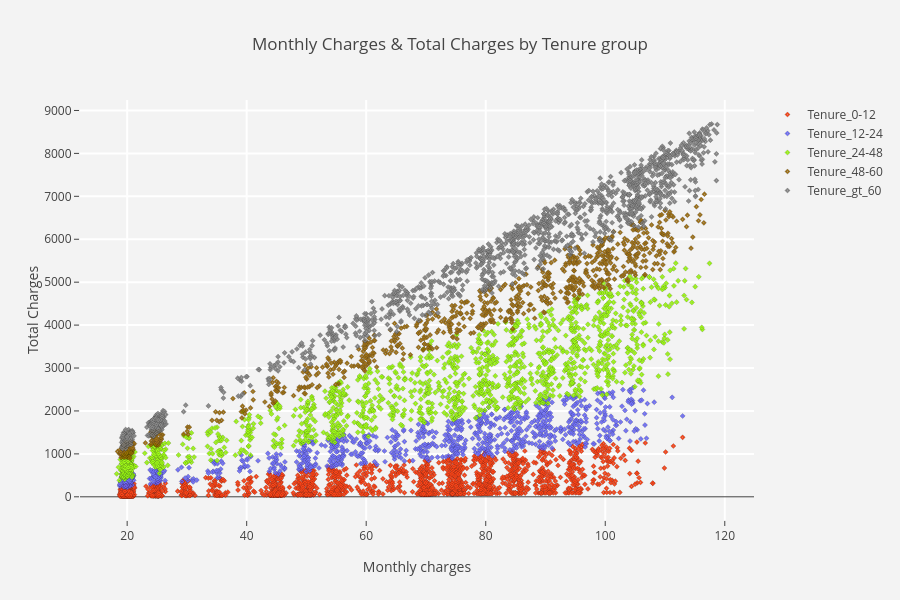
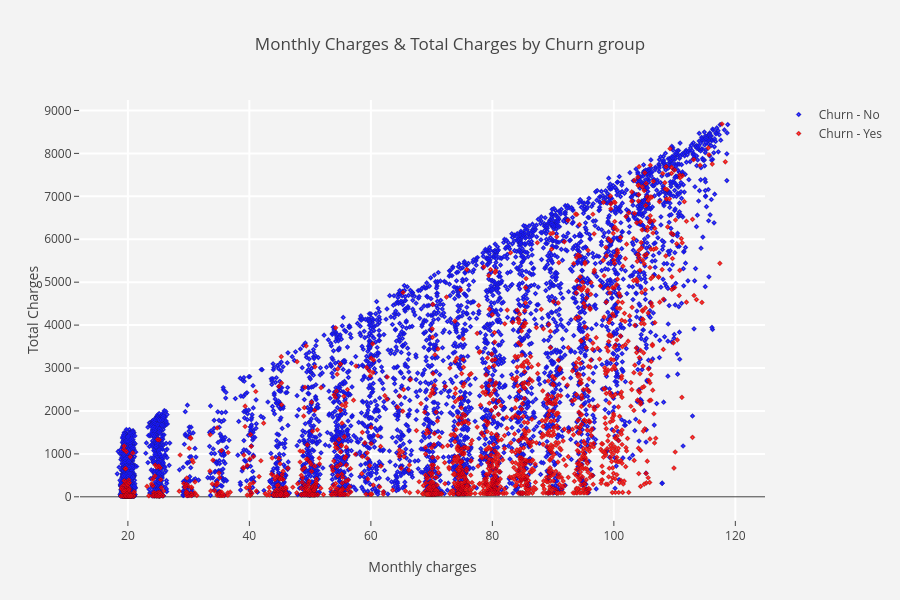

Source (notebook cell) for these figures, in order:
### Markdown cell above
# 3.4. Monthly Charges and Total Charges by Tenure and Churn groups

### Code cell
telcom[['MonthlyCharges', 'TotalCharges','tenure',"tenure_group"]]

#scatter plot monthly charges & total charges by tenure group

def plot_tenure_scatter(tenure_group,color) :
    tracer = go.Scatter(x = telcom[telcom["tenure_group"] == tenure_group]["MonthlyCharges"],
                        y = telcom[telcom["tenure_group"] == tenure_group]["TotalCharges"],
                        mode = "markers",marker = dict(line = dict(color = "black",
                                                                   width = .2),
                                                       size = 4 , color = color,
                                                       symbol = "diamond-dot",
                                                      ),
                        name = tenure_group,
                        opacity = .9
                       )
    return tracer

#scatter plot monthly charges & total charges by churn group
def plot_churncharges_scatter(churn,color) :
    tracer = go.Scatter(x = telcom[telcom["Churn"] == churn]["MonthlyCharges"],
                        y = telcom[telcom["Churn"] == churn]["TotalCharges"],
                        mode = "markers",marker = dict(line = dict(color = "black",
                                                                   width = .2),
                                                       size = 4 , color = color,
                                                       symbol = "diamond-dot",
                                                      ),
                        name = "Churn - " + churn,
                        opacity = .9
                       )
    return tracer

trace1 = plot_tenure_scatter("Tenure_0-12","#FF3300")
trace2 = plot_tenure_scatter("Tenure_12-24","#6666FF")
trace3 = plot_tenure_scatter("Tenure_24-48","#99FF00")
trace4 = plot_tenure_scatter("Tenure_48-60","#996600")
trace5 = plot_tenure_scatter("Tenure_gt_60","grey")
trace6 = plot_churncharges_scatter("Yes","red")
trace7 = plot_churncharges_scatter("No","blue")

data1   = [trace1,trace2,trace3,trace4,trace5] 
data2   = [trace7,trace6]

#layout
def layout_title(title) :
    layout = go.Layout(dict(title = title,
                            plot_bgcolor  = "rgb(243,243,243)",
                            paper_bgcolor = "rgb(243,243,243)",
                            xaxis = dict(gridcolor = 'rgb(255, 255, 255)',
                                         title = "Monthly charges",
                                         zerolinewidth=1,ticklen=5,gridwidth=2),
                            yaxis = dict(gridcolor = 'rgb(255, 255, 255)',
                                         title = "Total Charges",
                                         zerolinewidth=1,ticklen=5,gridwidth=2),
                            height = 600
                           )
                      )
    return layout

layout1  = layout_title("Monthly Charges & Total Charges by Tenure group")
layout2  = layout_title("Monthly Charges & Total Charges by Churn group")
fig1 = go.Figure(data = data1,layout = layout1)
fig2 = go.Figure(data = data2,layout = layout2)
py.iplot(fig1)
py.iplot(fig2)

### Figure 1 — Plotly figure (JSON) as saved in the notebook; plotly's stock layout.template omitted (floating-point values rounded to 4 significant figures; data arrays with more than 128 entries replaced by an {"elided": "..."} marker saying what was removed)
{"data": [{"marker": {"color": "#FF3300", "line": {"color": "black", "width": 0.2}, "size": 4, "symbol": "diamond-dot"}, "mode": "markers", "name": "Tenure_0-12", "opacity": 0.9, "type": "scatter", "uid": "175395b2-5eef-426a-834c-3e0b3e9e04a4", "x": {"elided": "2175 float values"}, "y": {"elided": "2175 float values"}}, {"marker": {"color": "#6666FF", "line": {"color": "black", "width": 0.2}, "size": 4, "symbol": "diamond-dot"}, "mode": "markers", "name": "Tenure_12-24", "opacity": 0.9, "type": "scatter", "uid": "9c5e8e66-e248-45ca-b3c4-fb0068579212", "x": {"elided": "1024 float values"}, "y": {"elided": "1024 float values"}}, {"marker": {"color": "#99FF00", "line": {"color": "black", "width": 0.2}, "size": 4, "symbol": "diamond-dot"}, "mode": "markers", "name": "Tenure_24-48", "opacity": 0.9, "type": "scatter", "uid": "2f369962-6c72-4a60-aef6-40b532ecdcab", "x": {"elided": "1594 float values"}, "y": {"elided": "1594 float values"}}, {"marker": {"color": "#996600", "line": {"color": "black", "width": 0.2}, "size": 4, "symbol": "diamond-dot"}, "mode": "markers", "name": "Tenure_48-60", "opacity": 0.9, "type": "scatter", "uid": "404fe108-f59f-4b2a-84cc-3ef65fd46f57", "x": {"elided": "832 float values"}, "y": {"elided": "832 float values"}}, {"marker": {"color": "grey", "line": {"color": "black", "width": 0.2}, "size": 4, "symbol": "diamond-dot"}, "mode": "markers", "name": "Tenure_gt_60", "opacity": 0.9, "type": "scatter", "uid": "4502fcd8-b1ff-4e00-8037-94037fb54138", "x": {"elided": "1407 float values"}, "y": {"elided": "1407 float values"}}], "layout": {"height": 600, "paper_bgcolor": "rgb(243,243,243)", "plot_bgcolor": "rgb(243,243,243)", "title": {"text": "Monthly Charges & Total Charges by Tenure group"}, "xaxis": {"gridcolor": "rgb(255, 255, 255)", "gridwidth": 2, "ticklen": 5, "title": {"text": "Monthly charges"}, "zerolinewidth": 1}, "yaxis": {"gridcolor": "rgb(255, 255, 255)", "gridwidth": 2, "ticklen": 5, "title": {"text": "Total Charges"}, "zerolinewidth": 1}}}

### Figure 2 — Plotly figure (JSON) as saved in the notebook; plotly's stock layout.template omitted (floating-point values rounded to 4 significant figures; data arrays with more than 128 entries replaced by an {"elided": "..."} marker saying what was removed)
{"data": [{"marker": {"color": "blue", "line": {"color": "black", "width": 0.2}, "size": 4, "symbol": "diamond-dot"}, "mode": "markers", "name": "Churn - No", "opacity": 0.9, "type": "scatter", "uid": "40093e8f-e619-4438-bbd5-4988df486947", "x": {"elided": "5163 float values"}, "y": {"elided": "5163 float values"}}, {"marker": {"color": "red", "line": {"color": "black", "width": 0.2}, "size": 4, "symbol": "diamond-dot"}, "mode": "markers", "name": "Churn - Yes", "opacity": 0.9, "type": "scatter", "uid": "e488e6b5-feea-4e01-b01f-05d879100202", "x": {"elided": "1869 float values"}, "y": {"elided": "1869 float values"}}], "layout": {"height": 600, "paper_bgcolor": "rgb(243,243,243)", "plot_bgcolor": "rgb(243,243,243)", "title": {"text": "Monthly Charges & Total Charges by Churn group"}, "xaxis": {"gridcolor": "rgb(255, 255, 255)", "gridwidth": 2, "ticklen": 5, "title": {"text": "Monthly charges"}, "zerolinewidth": 1}, "yaxis": {"gridcolor": "rgb(255, 255, 255)", "gridwidth": 2, "ticklen": 5, "title": {"text": "Total Charges"}, "zerolinewidth": 1}}}
